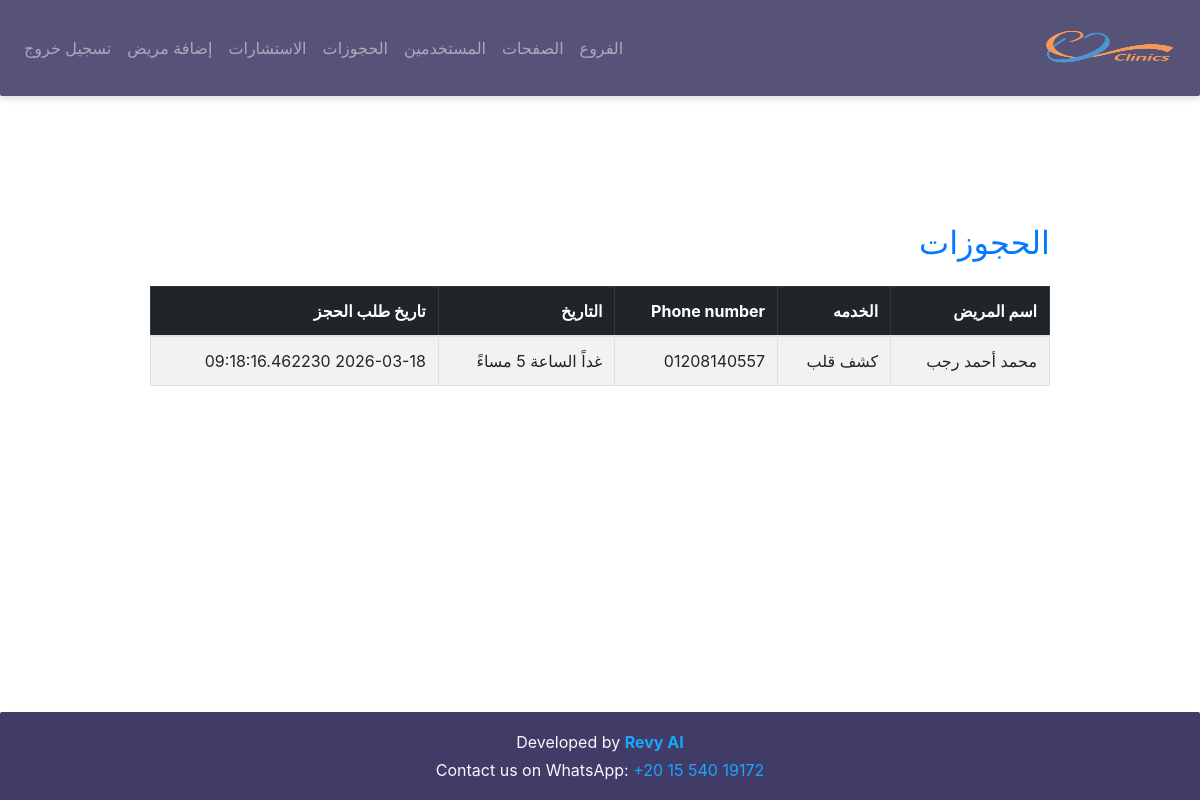
Page /booking (signed in) on the earlier database version.
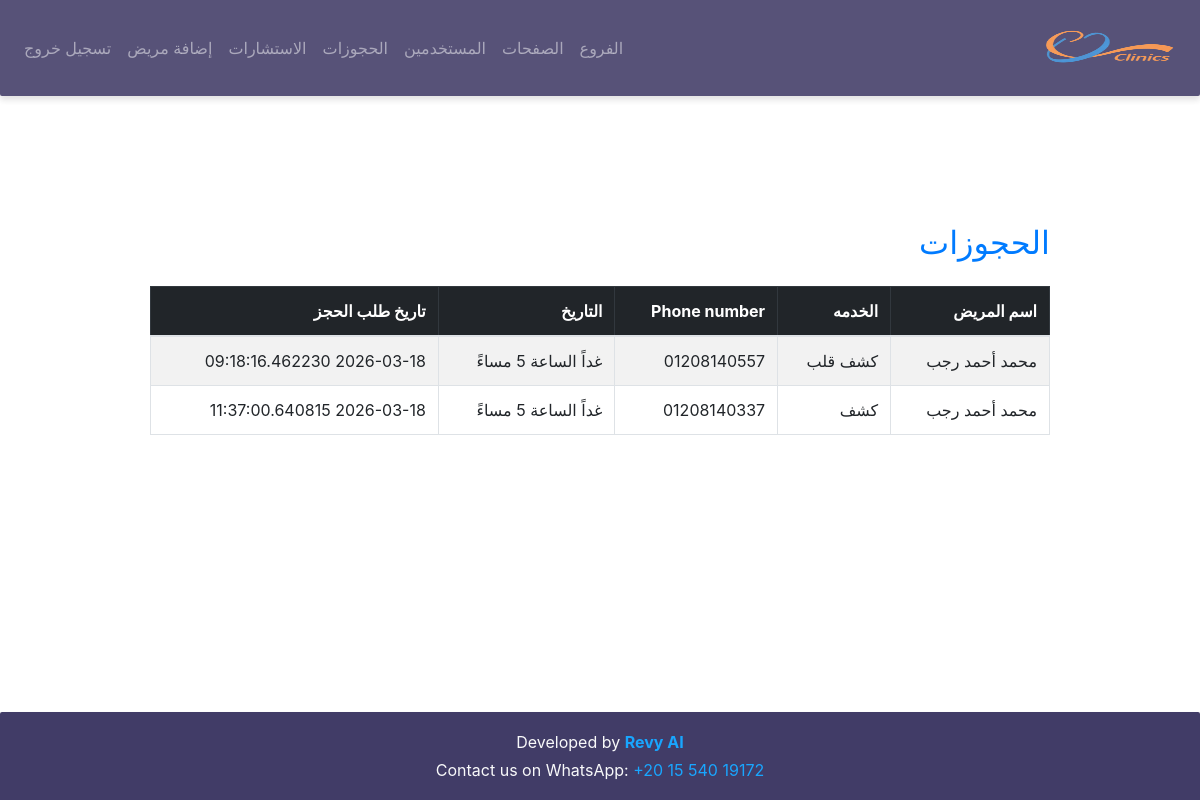
Same page on the later database version.
### models/models.py (models this page shows)
class Booking(db.Model):
    __tablename__ = "booking"
    id = db.Column(db.Integer, primary_key=True)
    name = db.Column(db.String(120), nullable=False)
    services = db.Column(db.Text)
    date = db.Column(db.String(100))
    phone_number = db.Column(db.String(50))
    booking_time = db.Column(db.DateTime, default=datetime.now(egypt_tz))

### app.py (the view)
@app.route('/booking')
@login_required
def booking():
    books = Booking.query.all()
    return render_template('booking.html', books=books)

### app.py (called while the page is built)
@login_manager.user_loader
def load_user(user_id):
    return User.query.get(int(user_id))

### templates/booking.html (shortened to what this page needs)
{% extends 'base.html' %}
{% block content %}
<div class="container mt-4">
<div class="d-flex justify-content-between align-items-center mb-3">
<h2 class="text-primary">الحجوزات</h2>
</div>
<table class="table table-striped table-bordered">
<thead class="table-dark">
<tr>
<th>اسم المريض</th>
<th>الخدمه</th>
<th>Phone number</th>
<th>التاريخ</th>
<th>تاريخ طلب الحجز</th>
</tr>
</thead>
<tbody>
{% for book in books %}
<tr>
<td>{{ book.name }}</td>
<td>{{ book.services }}</td>
<td>{{ book.phone_number }}</td>
<td>{{ book.date }}</td>
<td>{{ book.booking_time }}</td>
</tr>
{% endfor %}
</tbody>
</table>
</div>
{% endblock %}

Differences in the rows shown:
added Booking: name "محمد أحمد رجب", services "كشف", phone_number "01208140337", date "غداً الساعة 5 مساءً", booking_time "2026-03-18 11:37:00.640815"
